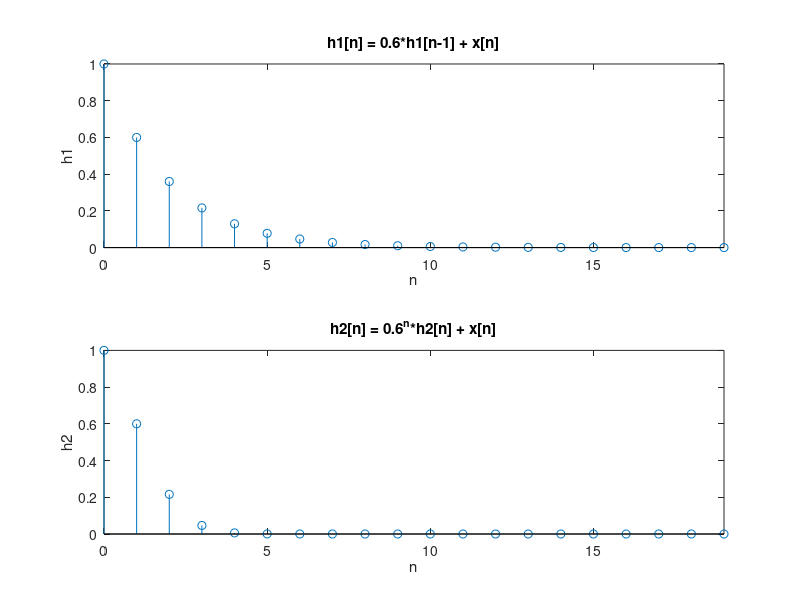

The MATLAB source for this figure:
n = 0:19;
x = [1 zeros(1,19)];

%System1
a1 = [1 -0.6];
b1 = [1 0];
h1 = filter(b1,a1,x);

%System2
h2 = zeros(1,20);
h2(1) = 1;%cuz h2(i) = 0 if i <1, h2[0] = x[0] = 1, h2[1] = h2[0] + 0;
for i= 1:19
    h2(i+1) = 0.6^i*h2(i) +x(i+1);
end

subplot(2,1,1),stem(n,h1),axis([0,19,ylim])
xlabel('n');ylabel('h1');title('h1[n] = 0.6*h1[n-1] + x[n]');
subplot(2,1,2),stem(n,h2),axis([0,19,ylim])
xlabel('n');ylabel('h2');title('h2[n] = 0.6^n*h2[n] + x[n]');
